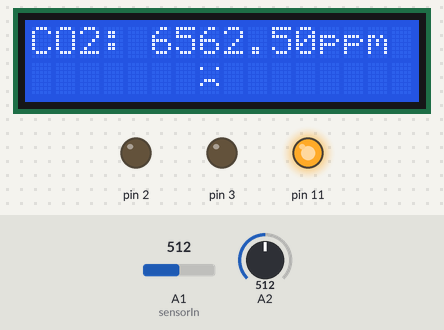
A sketch run on a simulated Arduino Uno, built with avr-gcc and run on an emulated ATmega328P. Shown: 16×2 character LCD, output pins drawn as LEDs (lit = HIGH). The inputs (shaded band) are chosen by the test bench; at power-on: A1 (sensorIn) = 512, A2 = 512. What the sketch prints to the serial monitor is not drawn.

Above: at 4.7 s.
4.8 s: A1 (sensorIn) set to 89
At 7.0 s:
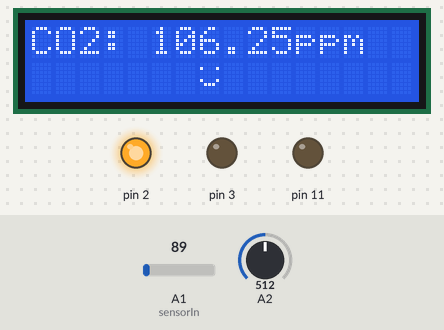
7.7 s: A1 (sensorIn) set to 77
At 10.6 s:
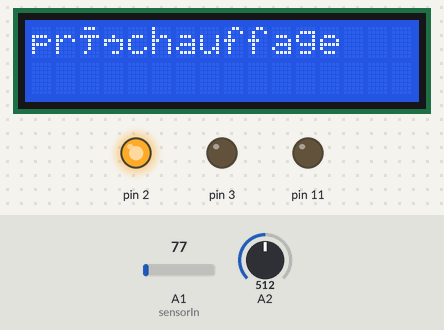
10.7 s: A1 (sensorIn) set to 0
At 12.9 s:
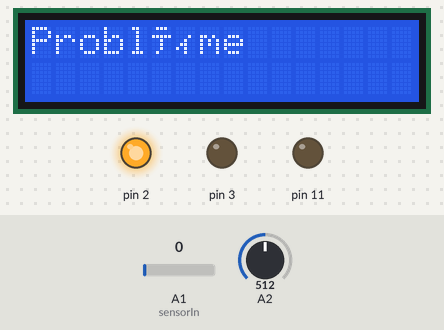
13.7 s: A1 (sensorIn) set to 121
At 15.8 s:
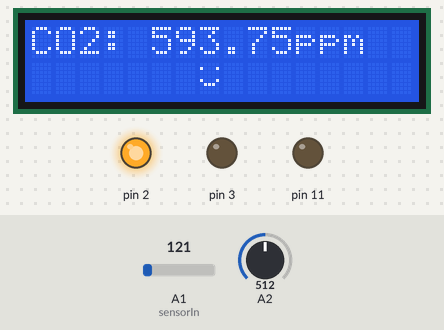
16.7 s: A1 (sensorIn) set to 135
At 20.2 s:
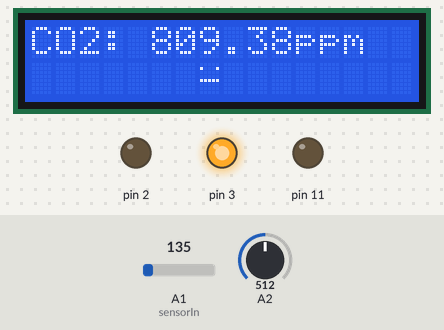
Timing chart, 0 to 20.7 s (numbered marks = the images above; inputs shaded):
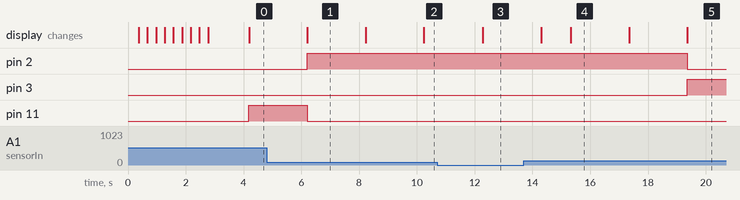

Measured:
- the behaviour switches between 82 and 81 on A1 (sensorIn) (found by bisection; images 1 and 2)
- the behaviour switches between 134 and 135 on A1 (sensorIn) (found by bisection; images 4 and 5)
- after the input at 4.8 s, pin 2: LOW → HIGH after 1.4 s; pin 11: HIGH → LOW after 1.4 s; the display: changes after 1.4 s (image 1)
- after the input at 7.7 s, the display: first changes after 0.53 s (image 2 shows a later state)
- after the input at 10.7 s, the display: changes after 1.6 s (image 3)
- after the input at 13.7 s, the display: first changes after 0.61 s (image 4 shows a later state)
- after the input at 16.7 s, pin 2: HIGH → LOW after 2.7 s; pin 3: LOW → HIGH after 2.7 s; the display: first changes after 0.65 s (image 5 shows a later state)

The sketch:

capteur_CO2_DF.ino
```cpp
// (licence header left out)
 // intégration des capteurs d'humidité DHT11 et de CO2 par
 // Pierre Dieumegard, 4 décembre 2018
 // modifié par Jonas FORLOT 28 février pour utilisation avec shield LCD DF ROBOT
#include <LiquidCrystal.h>
LiquidCrystal lcd(8,9, 4, 5, 6, 7);
int sensorIn = A1;
double total=0;
double totalA2=0;
float concentration = 0;

byte smiley_pas_content[8] = {
  B00000,
  B10001,
  B00000,
  B00000,
  B01110,
  B10001,
  B00000,
};

byte smiley_content[8] = {
  B00000,
  B10001,
  B00000,
  B00000,
  B10001,
  B01110,
  B00000,
};

byte smiley_moyen[8] = {
  B00000,
  B10001,
  B00000,
  B00000,
  B11111,
  B00000,
  B00000,
};

void setup(){
  pinMode(11,OUTPUT);
  pinMode(3,OUTPUT);
  pinMode(2,OUTPUT);

  Serial.begin(9600);
  // Set the default voltage of the reference voltage
   analogReference (DEFAULT);
   lcd.begin(16,2);
   lcd.clear();
   lcd.setCursor(0, 0);
   lcd.print("   Mesure   Concentration ");//Print a message to the LCD.
   lcd.setCursor(0, 1);
   lcd.print("               CO2  ");//Print a message to the LCD.

   // déplacement de 16 position vers la droite
  for (int i = 0; i < 10; i++) {
    lcd.scrollDisplayLeft();
    delay(300);
  }

   delay (100);
}


void loop(){
  //Lecture de la tension pour CO2
  int sensorValue = analogRead(sensorIn);
 total=0;
 totalA2=0;
 for (int i=1; i <= 50; i++){
      total=total+analogRead(1)  ;
      totalA2=totalA2+analogRead(2)  ;
      delay(20);
      }

  // Conversion en volts
  float voltage = (total/50)*(5000/1024.0);
  if(voltage == 0)
  {
    Serial.println("Problème");
    lcd.clear();
    lcd.print("Problème");
  }
  else if(voltage < 400)
  {
        Serial.println("Préchauffage");
        lcd.clear();
        lcd.print("préchauffage");
  }
  else
  {
    int voltage_diference=voltage-400;
    float concentration=voltage_diference*50.0/16.0;
    lcd.clear();
    //Print CO2 concentration
    Serial.print("CO2: ");
    Serial.print(concentration);
    Serial.print(" ppm");


    //allumage des LED
  if  (concentration < 800) {
    digitalWrite (2,HIGH);
    digitalWrite (3,LOW);
    digitalWrite (11,LOW);
    lcd.setCursor(0,0);
    lcd.print("CO2: ");
    lcd.print(concentration);
    lcd.print("ppm");
    lcd.createChar(0, smiley_content);
    lcd.setCursor(7,1);
    lcd.write(byte(0));

    delay(1000);


  }
else if  (concentration > 1600) {
    digitalWrite (2,LOW);
    digitalWrite (3,LOW);
    digitalWrite (11,HIGH);

    lcd.setCursor(0,0);
    lcd.print("CO2: ");
    lcd.print(concentration);
    lcd.print("ppm");
    lcd.createChar(0, smiley_pas_content);
    lcd.setCursor(7,1);
    lcd.write(byte(0));

    delay(1000);


  }


else {
    digitalWrite (2,LOW);
    digitalWrite (3,HIGH);
    digitalWrite (11,LOW);
     lcd.setCursor(0,0);
    lcd.print("CO2: ");
    lcd.print(concentration);
    lcd.print("ppm");
    lcd.createChar(0, smiley_moyen);
    lcd.setCursor(7,1);
    lcd.write(byte(0));

    delay(1000);


}
  }

    //maintenant la voie A2( facultative pour la lecture de CO2)

//    lcd.setCursor(0,1);
//    lcd.print("A2: ");
//    lcd.print(totalA2/50);
//    Serial.print("; A2: ");
//    Serial.print(totalA2/50);
//    Serial.print(" \n");
}
```
